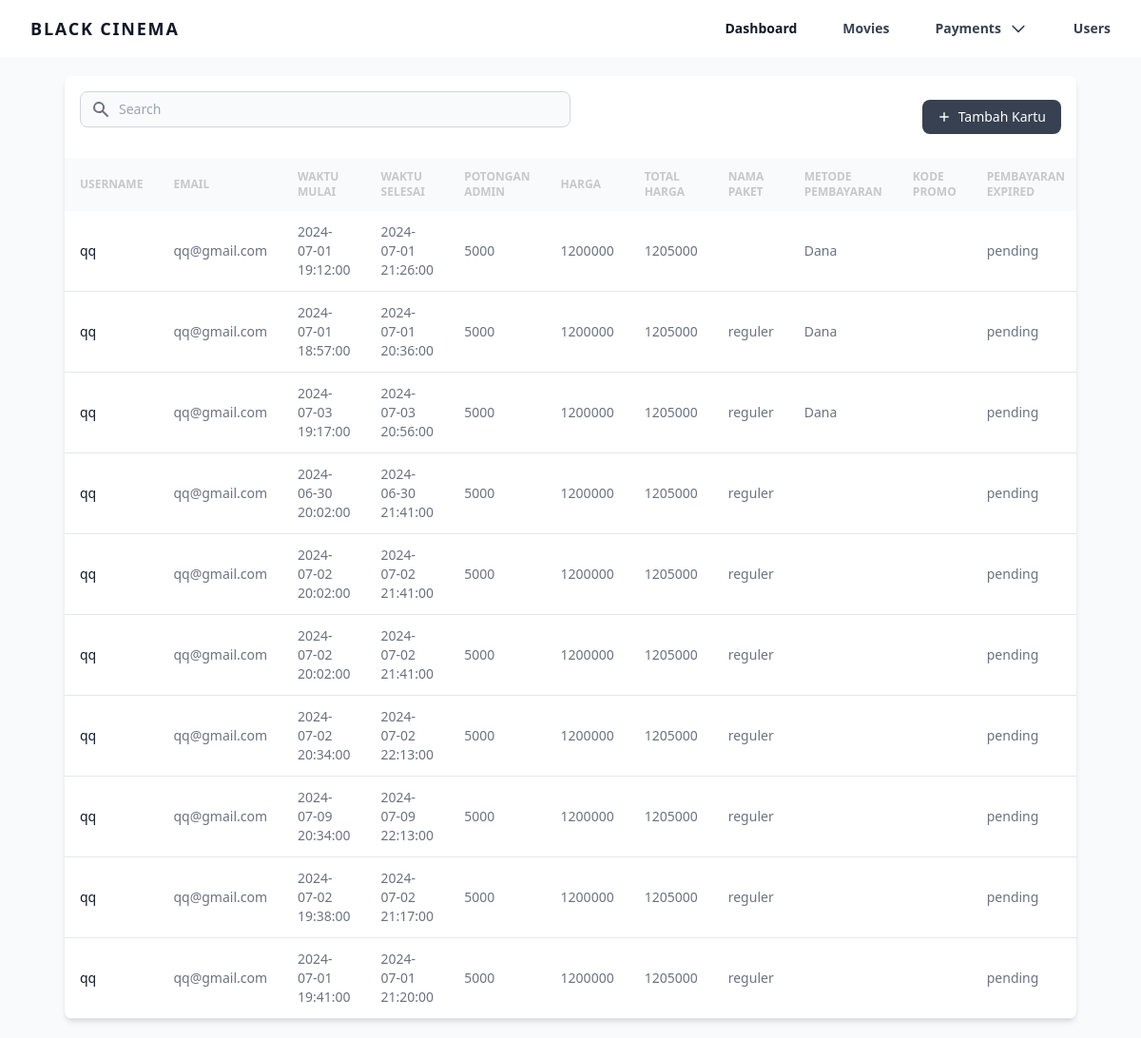
The page /app/admin/payment_list (signed in) on the database as committed earlier.
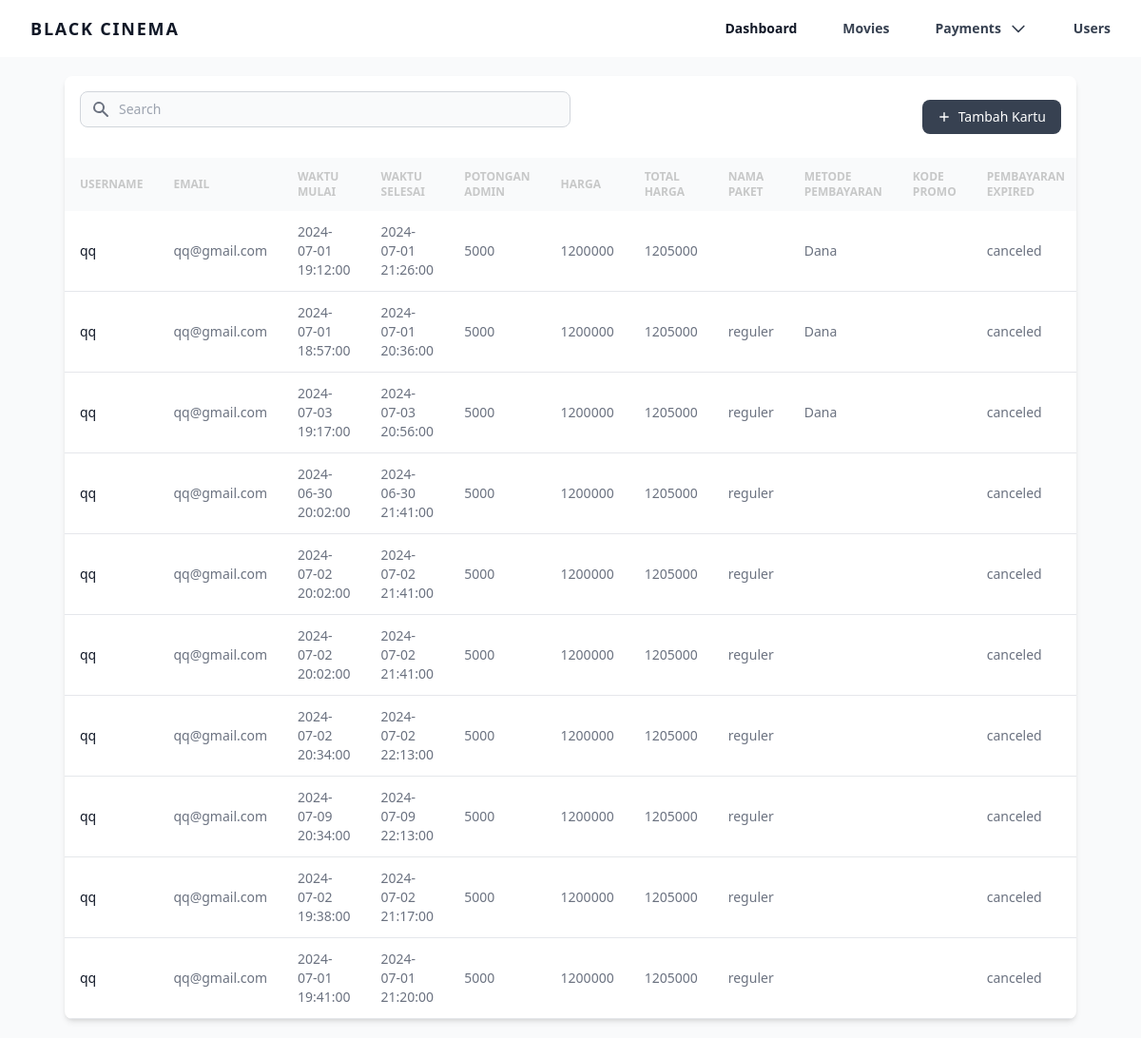
The same page on the database as committed later.
### tables this page shows
CREATE TABLE `payment` (
  `id` int NOT NULL,
  `userId` int DEFAULT NULL,
  `movieId` int DEFAULT NULL,
  `createdAt` datetime DEFAULT CURRENT_TIMESTAMP,
  `userName` varchar(255) DEFAULT NULL,
  `userEmail` varchar(255) DEFAULT NULL,
  `startTime` datetime DEFAULT NULL,
  `endTime` datetime DEFAULT NULL,
  `feeAdmin` int DEFAULT NULL,
  `price` int DEFAULT NULL,
  `totalPrice` int DEFAULT NULL,
  `packageName` varchar(255) DEFAULT NULL,
  `methodPayment` varchar(255) DEFAULT NULL,
  `promoCode` varchar(255) DEFAULT NULL,
  `status` varchar(255) DEFAULT NULL,
  `expiredPayment` datetime DEFAULT NULL,
  `successPayment` datetime DEFAULT NULL,
  `room` int DEFAULT NULL
);

### app/admin/pages/views/payment_list.php (the view, shortened to what this page needs)
<?php
include "../../config/conn.php";
$query = mysqli_query($conn, "SELECT * FROM payment");
?>
<section class="bg-gray-50 dark:bg-black p-3 sm:p-5">
    <div class="mx-auto max-w-screen-xl px-4 lg:px-12">
        <div class="bg-white dark:bg-white/10 relative shadow-md sm:rounded-lg overflow-hidden">
            <div class="flex flex-col md:flex-row items-center justify-between space-y-3 md:space-y-0 md:space-x-4 p-4">
                <div class="w-full md:w-1/2">
                    <form class="flex items-center">
                        <div class="relative w-full">
                            <div class="absolute inset-y-0 left-0 flex items-center pl-3 pointer-events-none">
                            </div>
                            <input type="text" id="simple-search" class="bg-gray-50 border border-gray-300 text-gray-900 text-sm rounded-lg focus:ring-gray-500 focus:border-gray-500 block w-full pl-10 p-2 dark:bg-black/20 dark:border-gray-600 dark:placeholder-gray-400 dark:text-white dark:focus:ring-gray-500 dark:focus:border-gray-500" placeholder="Search" required="">
                        </div>
                    </form>
                </div>
                <div class="w-full md:w-auto flex flex-col md:flex-row space-y-2 md:space-y-0 items-stretch md:items-center justify-end md:space-x-3 flex-shrink-0">
                    <button id="addBtn" type="button" class="flex items-center justify-center text-white bg-gray-700 hover:bg-gray-800 focus:ring-4 focus:ring-gray-300 font-medium rounded-lg text-sm px-4 py-2 dark:bg-gray-600 dark:hover:bg-gray-700 focus:outline-none dark:focus:ring-gray-800">
                        <svg class="h-3.5 w-3.5 mr-2" fill="currentColor" viewBox="0 0 20 20" xmlns="http://www.w3.org/2000/svg" aria-hidden="true">
                            <path clip-rule="evenodd" fill-rule="evenodd" d="M10 3a1 1 0 011 1v5h5a1 1 0 110 2h-5v5a1 1 0 11-2 0v-5H4a1 1 0 110-2h5V4a1 1 0 011-1z" />
                        </svg>
                        Tambah Kartu
                    </button>
                </div>
            </div>
            <div class="overflow-x-auto">
                <table class="w-full text-sm text-left text-gray-500 dark:text-gray-400">
                    <thead class="text-xs text-black/20 uppercase bg-gray-50 dark:bg-black/20 dark:text-gray-400">
                        <tr>
                            <th scope="col" class="px-4 py-3">Username</th>
                            <th scope="col" class="px-4 py-3">Email</th>
                            <th scope="col" class="px-4 py-3">Waktu Mulai</th>
                            <th scope="col" class="px-4 py-3">Waktu Selesai</th>
                            <th scope="col" class="px-4 py-3">Potongan Admin</th>
                            <th scope="col" class="px-4 py-3">Harga</th>
                            <th scope="col" class="px-4 py-3">Total Harga</th>
                            <th scope="col" class="px-4 py-3">Nama Paket</th>
                            <th scope="col" class="px-4 py-3">Metode Pembayaran</th>
                            <th scope="col" class="px-4 py-3">Kode Promo</th>
                            <th scope="col" class="px-4 py-3">Pembayaran Expired</th>
                        </tr>
                    </thead>
                    <tbody id="paymentList">
                        <?php
                        while ($row = mysqli_fetch_assoc($query)) {
                        ?>
                            <tr class="border-b dark:border-black/20">
                                <th scope="row" class="px-4 py-3 font-medium text-gray-900 whitespace-nowrap dark:text-white">
                                    <?= $row['userName']; ?></th>
                                <td class="px-4 py-3"><span><?= $row['userEmail']; ?></span></td>
                                <td class="px-4 py-3"><span><?= $row['startTime']; ?></span></td>
                                <td class="px-4 py-3"><span><?= $row['endTime']; ?></span></td>
                                <td class="px-4 py-3"><span><?= $row['feeAdmin']; ?></span></td>
                                <td class="px-4 py-3"><span><?= $row['price']; ?></span></td>
                                <td class="px-4 py-3"><span><?= $row['totalPrice']; ?></span></td>
                                <td class="px-4 py-3"><span><?= $row['packageName']; ?></span></td>
                                <td class="px-4 py-3"><span><?= $row['methodPayment']; ?></span></td>
                                <td class="px-4 py-3"><span><?= $row['promoCode']; ?></span></td>
                                <td class="px-4 py-3"><span><?= $row['status']; ?></span></td>
                            </tr>
                        <?php } ?>
                    </tbody>
                </table>
            </div>
        </div>
    </div>
</section>

### app/admin/home.php (shortened to what this page needs)
<html>
<head>
    <link rel="stylesheet" href="../../style/globals.css">
    <link rel="stylesheet" href="https://cdnjs.cloudflare.com/ajax/libs/font-awesome/6.5.2/css/all.min.css">
    <link rel="stylesheet" href="https://cdn.jsdelivr.net/npm/daterangepicker/daterangepicker.css">
</head>
<body class="bg-white text-black dark:bg-black dark:text-white">
    <div>
        <?php include "pages/navbar.php"; ?>
        <?php include "pages/content.php"; ?>
    </div>
    <script src="https://cdn.tailwindcss.com"></script>
</body>
</html>

### app/admin/pages/navbar.php (shortened to what this page needs)
<div class="w-full text-gray-700 bg-white dark:text-gray-200 dark:bg-white/10">
    <div class="flex flex-row justify-between px-4 w-full md:flex-row md:items-center md:justify-between md:px-4">
        <div class="p-4 flex flex-row items-center justify-between">
            <a href="home.php" class="text-lg font-semibold tracking-widest text-gray-900 uppercase rounded-lg dark:text-white focus:outline-none focus:shadow-outline">Black Cinema</a>
        </div>
        <nav id="mobileMenu" class="flex-col flex-grow pb-4 md:pb-0 hidden md:flex md:justify-end md:flex-row">
            <a id="dashboardLink" class="nav-link px-4 py-2 mt-2 text-sm font-semibold text-gray-900 rounded-lg dark:text-white dark:hover:bg-gray-600 dark:focus:bg-gray-600 dark:focus:text-white dark:hover:text-white dark:text-gray-200 md:mt-0 hover:text-gray-900 focus:text-gray-900 hover:bg-gray-200 focus:bg-gray-200 focus:outline-none focus:shadow-outline" href="dashboard">
                Dashboard
            </a>
            <a id="moviesLink" class="nav-link px-4 py-2 mt-2 text-sm font-semibold bg-transparent rounded-lg dark:bg-transparent dark:hover:bg-gray-600 dark:focus:bg-gray-600 dark:focus:text-white dark:hover:text-white dark:text-gray-200 md:mt-0 md:ml-4 hover:text-gray-900 focus:text-gray-900 hover:bg-gray-200 focus:bg-gray-200 focus:outline-none focus:shadow-outline" href="movies">
                Movies
            </a>
            <button id="paymentsLink" class="nav-link flex flex-row w-auto px-4 py-2 mt-2 text-sm font-semibold bg-transparent rounded-lg dark:bg-transparent dark:hover:bg-gray-600 dark:focus:bg-gray-600 dark:focus:text-white dark:hover:text-white dark:text-gray-200 md:mt-0 md:ml-4 hover:text-gray-900 focus:text-gray-900 hover:bg-gray-200 focus:bg-gray-200 focus:outline-none focus:shadow-outline">
                <span>Payments</span>
                <svg class="h-5 w-5 ml-2" fill="none" viewBox="0 0 24 24" stroke="currentColor">
                    <path stroke-linecap="round" stroke-linejoin="round" stroke-width="2" d="M19 9l-7 7-7-7"></path>
                </svg>
            </button>
            <a id="usersLink" class="nav-link px-4 py-2 mt-2 text-sm font-semibold bg-transparent rounded-lg dark:bg-transparent dark:hover:bg-gray-600 dark:focus:bg-gray-600 dark:focus:text-white dark:hover:text-white dark:text-gray-200 md:mt-0 md:ml-4 hover:text-gray-900 focus:text-gray-900 hover:bg-gray-200 focus:bg-gray-200 focus:outline-none focus:shadow-outline" href="users">
                Users
            </a>
        </nav>
    </div>
</div>

### app/admin/pages/content.php
<?php
if (!empty($_GET["module"])) {
    include_once($_GET["module"] . ".php");
} else {
    include "dashboard.php";
}

Rows that differ between the two databases and show on the page:
changed payment (number 1 of 10 on the later page): status "pending" → "canceled"
changed payment (number 2 of 10 on the later page): status "pending" → "canceled"
changed payment (number 3 of 10 on the later page): status "pending" → "canceled"
changed payment (number 4 of 10 on the later page): status "pending" → "canceled"
changed payment (number 5 of 10 on the later page): status "pending" → "canceled"
changed payment (number 6 of 10 on the later page): status "pending" → "canceled"
changed payment (number 7 of 10 on the later page): status "pending" → "canceled"
changed payment (number 8 of 10 on the later page): status "pending" → "canceled"
changed payment (number 9 of 10 on the later page): status "pending" → "canceled"
changed payment (number 10 of 10 on the later page): status "pending" → "canceled"
